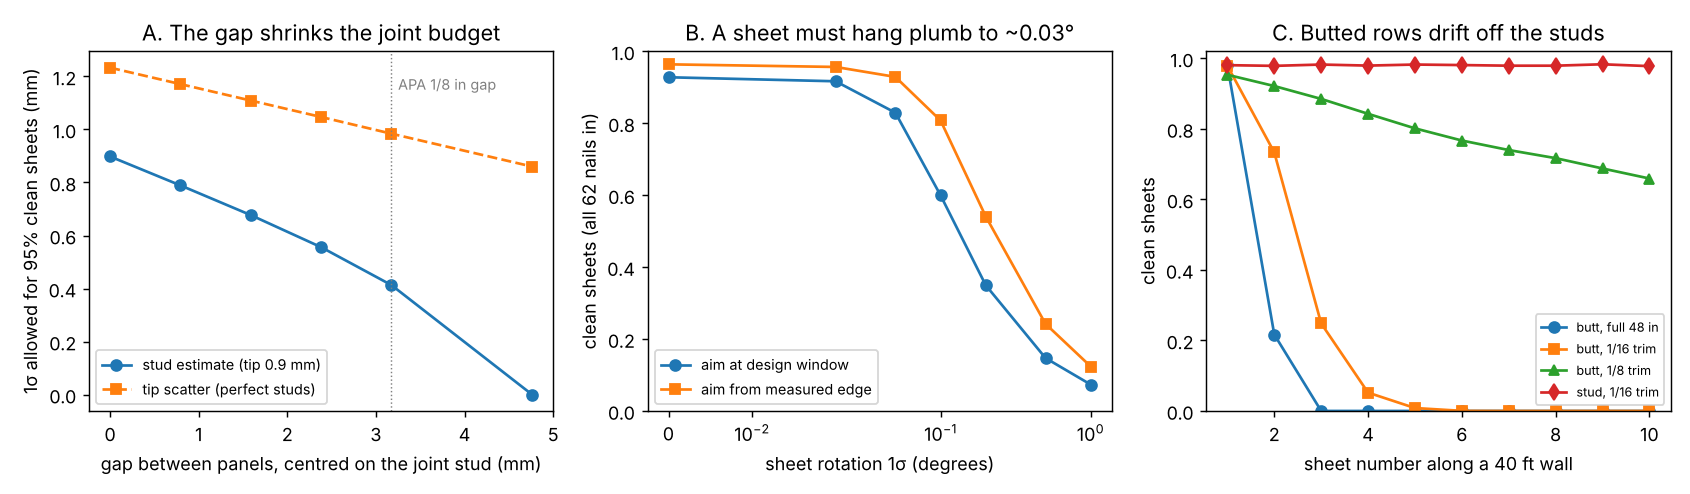

The Python source for this figure:
"""Figure for milestone 1 from results.json:  python experiments/m1_gap_placement/figure.py"""
import json
import os

import matplotlib
matplotlib.use("Agg")
import matplotlib.pyplot as plt  # noqa: E402

HERE = os.path.dirname(os.path.abspath(__file__))
r = json.load(open(os.path.join(HERE, "results.json")))
fig, ax = plt.subplots(1, 3, figsize=(13, 3.8))

a = r["A"]
g = [x["gap_in"] * 25.4 for x in a]
ax[0].plot(g, [x["stud95_mm"] for x in a], "o-", label="stud estimate (tip 0.9 mm)")
ax[0].plot(g, [x["tip95_mm"] for x in a], "s--", label="tip scatter (perfect studs)")
ax[0].axvline(3.175, color="grey", lw=0.8, ls=":")
ax[0].text(3.25, 1.15, "APA 1/8 in gap", fontsize=8, color="grey")
ax[0].set(xlabel="gap between panels, centred on the joint stud (mm)", ylabel="1σ allowed for 95% clean sheets (mm)",
          title="A. The gap shrinks the joint budget")
ax[0].legend(fontsize=8)

b = r["B_rotation_grid"]
for k, m in (("nominal", "o-"), ("edge 0.5 mm", "s-")):
    ax[1].plot(b["deg"], b[k], m, label={"nominal": "aim at design window", "edge 0.5 mm": "aim from measured edge"}[k])
ax[1].set_xscale("symlog", linthresh=0.02)
ax[1].set(xlabel="sheet rotation 1σ (degrees)", ylabel="clean sheets (all 62 nails in)", ylim=(0, 1),
          title="B. A sheet must hang plumb to ~0.03°")
ax[1].legend(fontsize=8)

c = r["C"]
for k, m in (("butt, full 48 in, edge aim", "o-"), ("butt, 1/16 trim, edge aim", "s-"),
             ("butt, 1/8 trim, edge aim", "^-"), ("stud, 1/16 trim, edge aim", "d-")):
    ax[2].plot(range(1, 11), c[k]["clean"], m, label=k.replace(", edge aim", ""))
ax[2].set(xlabel="sheet number along a 40 ft wall", ylabel="clean sheets", ylim=(0, 1.02),
          title="C. Butted rows drift off the studs")
ax[2].legend(fontsize=7)
fig.tight_layout()
fig.savefig(os.path.join(HERE, "figure.png"), dpi=130)
print("wrote figure.png")
